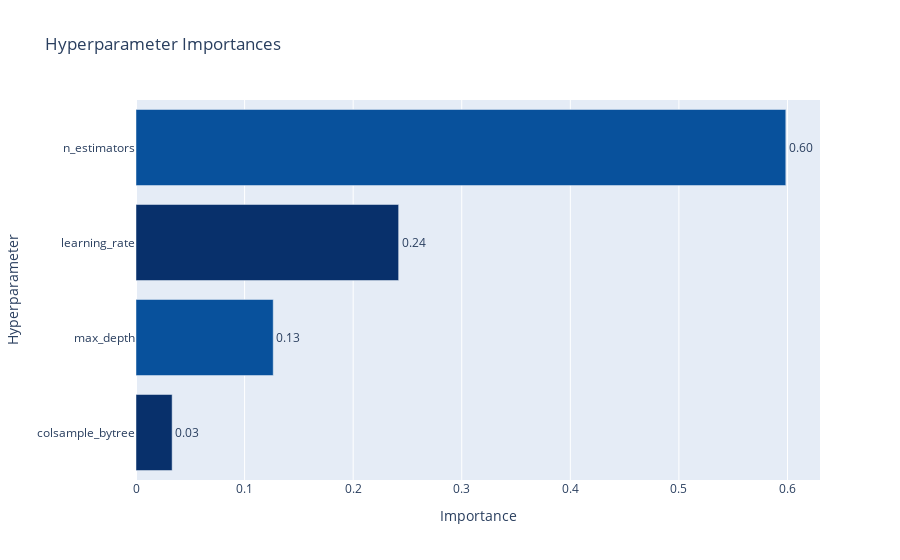

Notebook code for this chart:
### Code cell
plot_param_importances(study1)

### Figure 1 — Plotly figure (JSON) as saved in the notebook; plotly's stock layout.template omitted (floating-point values rounded to 4 significant figures)
{"data": [{"cliponaxis": false, "hovertemplate": ["colsample_bytree (UniformDistribution): 0.033281529198252904<extra></extra>", "max_depth (IntUniformDistribution): 0.12637438957061084<extra></extra>", "learning_rate (UniformDistribution): 0.2418903407428522<extra></extra>", "n_estimators (IntLogUniformDistribution): 0.598453740488284<extra></extra>"], "marker": {"color": ["rgb(8,48,107)", "rgb(8,81,156)", "rgb(8,48,107)", "rgb(8,81,156)"]}, "orientation": "h", "text": ["0.033281529198252904", "0.12637438957061084", "0.2418903407428522", "0.598453740488284"], "textposition": "outside", "texttemplate": "%{text:.2f}", "type": "bar", "x": [0.03328, 0.1264, 0.2419, 0.5985], "y": ["colsample_bytree", "max_depth", "learning_rate", "n_estimators"]}], "layout": {"autosize": true, "showlegend": false, "title": {"text": "Hyperparameter Importances"}, "xaxis": {"autorange": true, "range": [0, 0.63], "title": {"text": "Importance"}, "type": "linear"}, "yaxis": {"autorange": true, "range": [-0.5, 3.5], "title": {"text": "Hyperparameter"}, "type": "category"}}}
